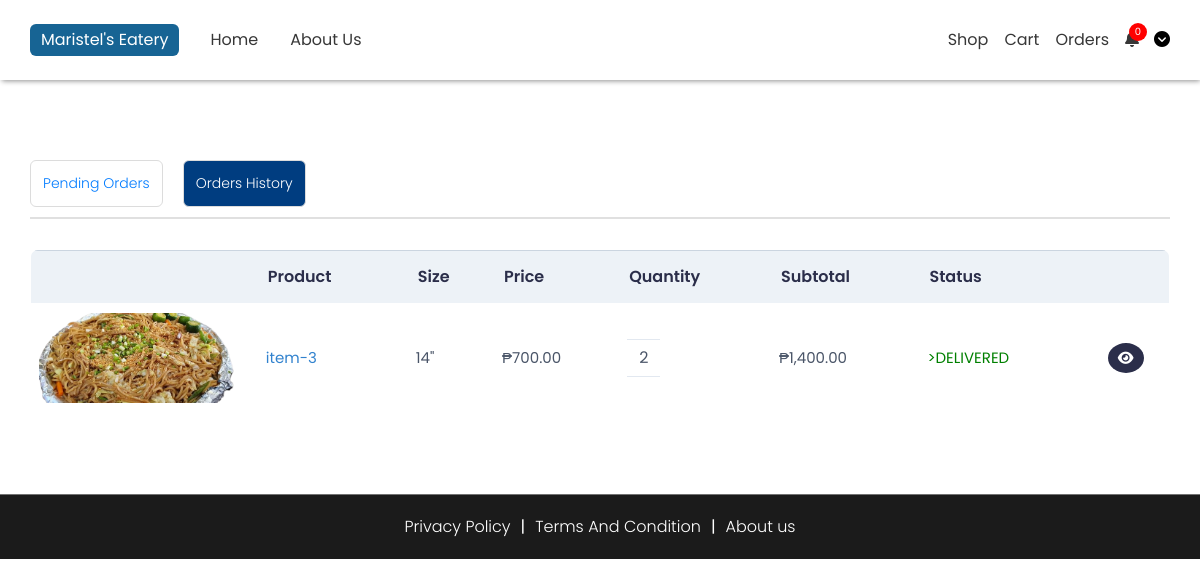
The app's page /components/history.php (signed in) with its own data.
### tables this page shows
CREATE TABLE `tbl_cart` (
  `item_id` int(11) NOT NULL,
  `prod_id` int(11) NOT NULL,
  `prod_qnty` int(11) NOT NULL,
  `prod_size` varchar(50) NOT NULL,
  `order_date` date DEFAULT NULL,
  `claim_date` date DEFAULT NULL,
  `status_id` int(11) NOT NULL DEFAULT 1,
  `account_id` int(11) NOT NULL
);

CREATE TABLE `tbl_products` (
  `prod_id` int(11) NOT NULL,
  `prod_name` varchar(255) NOT NULL,
  `prod_price_small` int(11) NOT NULL,
  `prod_price_medium` int(11) NOT NULL,
  `prod_price_large` int(11) NOT NULL,
  `prod_description` varchar(255) NOT NULL DEFAULT 'No description yet',
  `prod_type` int(11) NOT NULL,
  `prod_img` varchar(255) NOT NULL
);

CREATE TABLE `tbl_status` (
  `status_id` int(11) NOT NULL,
  `status_name` varchar(50) NOT NULL
);

### components/history.php (the view, shortened to what this page needs)
<!DOCTYPE html>
<html lang="en">
<head>
    <link rel="stylesheet" href="../styles/general.css">
    <link rel="stylesheet" href="../styles/footer.css">
    <link rel="stylesheet" href="../styles/navbar.css">
    <link rel="stylesheet" href="../styles/cart.css">
    <link rel="stylesheet" href="https://cdn.jsdelivr.net/npm/bootstrap@4.0.0/dist/css/bootstrap.min.css">
    <link rel="stylesheet" href="https://cdnjs.cloudflare.com/ajax/libs/font-awesome/6.5.2/css/all.min.css">
</head>
<body>
    <?php include "./navbar.php"; ?>
    <?php
        $current_user = $_SESSION['user_id'];
    ?>
    <div class="center">
        <div class="h1-div">
            <div>
                <a href="./ProcessOrders.php">Pending Orders</a>
            </div>
            <div class="active">
                <a href="./history.php">Orders History</a>
            </div>
        </div>
    </div>
    <?php
    $query = "SELECT tc.*, tp.*, ts.status_name, tpt.prod_type_name
    FROM tbl_cart tc
    JOIN tbl_products tp ON tc.prod_id = tp.prod_id
    JOIN tbl_status ts ON tc.status_id = ts.status_id
    JOIN tbl_product_type tpt ON tp.prod_type = tpt.prod_type_id
    WHERE tc.account_id = ? AND tc.status_id IN (2, 5) ORDER BY tc.status_id ASC;";
    $stmt = $conn->prepare($query);
    $stmt->bind_param("i", $current_user);
    $stmt->execute();
    $result = $stmt->get_result();
    if ($result->num_rows > 0) {
        $order_price = 0;
    ?>
    <main>
        <div class="center">
            <div class="div" id="grid-process">
                <div class="left-con">
                    <div class="cart-con">
                        <table class="styled-table">
                            <thead>
                                <tr>
                                    <th></th>
                                    <th>Product</th>
                                    <th>Size</th>
                                    <th>Price</th>
                                    <th>Quantity</th>
                                    <th>Subtotal</th>
                                    <th>Status</th>
                                    <th></th>
                                </tr>
                            </thead>
                            <tbody>
                                <?php
                                while ($data = $result->fetch_assoc()) {
                                    $prod_size = array(
                                        "small" => "12",
                                        "medium" => "14",
                                        "large" => "16"
                                    );
                                    if($data["prod_size"] == "small"){
                                        $subtotal = $data["prod_price_small"] * $data["prod_qnty"];
                                        $order_price = $data["prod_price_small"];
                                    } else if($data["prod_size"] == "medium"){
                                        $subtotal = $data["prod_price_medium"] * $data["prod_qnty"];
                                        $order_price = $data["prod_price_medium"];
                                    } else {
                                        $subtotal = $data["prod_price_large"] * $data["prod_qnty"];
                                        $order_price = $data["prod_price_large"];
                                    }
                                ?>
                                <tr>
                                    <td>
                                        <div class="img-con">
                                        <img src="../assets/products/<?php echo $data["prod_img"]; ?>" alt="">
                                        </div>
                                    </td>
                                    <td><?php echo $data["prod_name"]; ?></td>
                                    <td><?php echo $prod_size[$data["prod_size"]]; ?>"</td>
                                    <td>₱<?php echo number_format($order_price, 2); ?></td>
                                    <td>
                                        <div class="qnty-td">
                                            <div class="qnty-js"><?php echo $data["prod_qnty"]; ?></div>
                                        </div>
                                    </td>
                                    <td class="total-price-js">₱<span class="subtotal-js"><?php echo number_format($subtotal, 2); ?></span></td>
                                    <td
                                    style="<?php echo $data["status_id"] == 5 ? "color: red;" : "color: green;" ?>">
                                    ><?php echo $data["status_name"] == "PROCESS" ? "PENDING" : $data["status_name"]; ?></td>
                                    <?php
                                    if ($data["status_id"] == 3) {
                                    ?>
                                    <td>
                                        <span class="view-driver" data-toggle="modal" data-target="#exampleModal<?php echo $data["item_id"] ?>" data-whatever="@mdo">
                                            <i class="fa-solid fa-eye"></i>
                                        </span>
                                        <span class="delete-js" id="<?php echo $data["item_id"]; ?>">
                                            <i class="fa-solid fa-x"></i>
                                        </span>
                                    </td>
                                    <?php }else{ ?>
                                        <td class="view-driver">
                                            <span class="view-driver" data-toggle="modal" data-target="#exampleModal<?php echo $data["item_id"] ?>" data-whatever="@mdo">
                                                <i class="fa-solid fa-eye"></i>
                                            </span>
                                        </td>
                                    <?php } ?>
                                </tr>
                                <?php } ?>
                            </tbody>
                        </table>
                    </div>
                </div>
            </div>
        </div>
    </main>
    <?php
    } else {
    ?>
        <div class="no-products-message">
            <p>No products available at the moment.</p>
        </div>
    <?php } ?>
    <?php include "./footer.php"; ?>
</body>
</html>

### styles/general.css (style rules this page uses)
* { font-family: "Poppins", sans-serif; box-sizing: border-box; margin: 0; transition: 0.3s ease; }
a { color: black; text-decoration: none; cursor: pointer; }
img { height: 100%; width: 100%; object-fit: cover; object-position: center; }

### styles/cart.css (style rules this page uses)
body { margin-top: 70px; height: 100vh; font-family: 'Inter', sans-serif; background-color: #f5f7f9; color: #333; }
main { margin-bottom: 60px; }
main .center, .center { display: flex; align-items: center; justify-content: center; padding: 0 30px; }
main .center .div, .center .h1-div { max-width: 1200px; width: 100%; }
.h1-div { margin-top: 150px; margin-bottom: 30px; border-bottom: 2px solid #e0e0e0; padding-bottom: 10px; display: flex; gap: 20px; }
.h1-div .active { background-color: #003d80; }
.h1-div .active a { color: white; }
.center .div { display: grid; grid-template-columns: 1fr 350px; gap: 30px; }
.styled-table { width: 100%; border-collapse: collapse; margin-bottom: 20px; border: 1px solid #e2e8f0; background-color: #ffffff; border-radius: 8px; overflow: hidden; }
.styled-table th { background-color: #edf2f7; text-align: left; padding: 14px 10px; color: #2b2e4a; font-weight: 600; font-size: 16px; border-top: 2px solid #cbd5e0; }
.styled-table td { border-bottom: 1px solid #edf2f7; padding: 10px 8px; color: #4a5568; font-size: 15px; }
.styled-table td:last-child { text-align: center; cursor: pointer; color: #f56565; font-weight: bold; transition: 0.3s ease; }
.styled-table .img-con { height: 90px; }
.styled-table td i { font-size: 14px; background: #2b2e4a; border-radius: 50%; padding: 8px 10px; color: white; }
.styled-table .qnty-td { display: flex; align-items: center; }
.styled-table .qnty-td .qnty-js { padding: 6px 12px; border: 1px solid #e2e8f0; border-left: none; border-right: none; font-size: 16px; }
.styled-table td:nth-child(2) { width: 150px; color: #3182ce; }
.center .h1-div div, .center .vouchers-text { font-weight: 300; font-size: 14px; padding: 12px; border: 1px solid #dcdcdc; border-radius: 6px; margin-top: 10px; }
#grid-process { display: grid; grid-template-columns: 1fr; gap: 20px; }

### records on screen
tbl_cart: tbl_products.prod_img (picture), tbl_products.prod_name "item-3", prod_size "14", tbl_products.prod_price_medium "700.00", prod_qnty "2", prod_qnty.prod_price_medium "1,400.00", status.status_name "DELIVERED"

### other values on screen
$data["CountItems"] "0"
